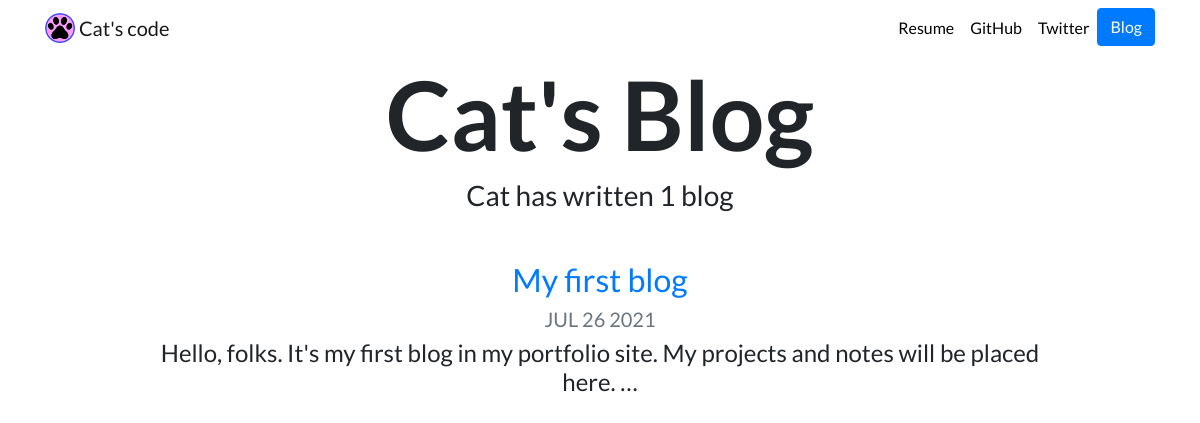
Screenshot of /blog/ with the database file from the repository.
### blog/models.py (models this page shows, shortened)
class Blog(models.Model):
	title = models.CharField(max_length=200)
	description = models.TextField()
	date = models.DateField()

### blog/views.py (the view)
# urls.py: path('', views.all_blogs, name='all_blogs'),
def all_blogs(request):
	blogs = Blog.objects.order_by('-date')
	return render(request, 'blog/all_blogs.html', {'blogs': blogs})

### blog/templates/blog/all_blogs.html
{% extends 'portfolio/base.html' %}
{% load static %}
{% block content %}
<div class="container text-center">
	<h1 id="blogtitle" class="font-weight-bold text-center">Cat's Blog</hi>
	<h3 class="text-center mb-5">Cat has written {{ blogs.count }} blog{{ blogs.count|pluralize }}</h3>
	{% for blog in blogs %}
	<div class="row justify-content-center my-3">
		<div class="col-md-10">
	<a href="{% url 'blog:detail' blog.id %}">
      <h2>{{ blog.title }}</h2>
    </a>
    <h5 class="text-muted">{{ blog.date|date:'M d Y'|upper }}</h5>
    <h4>{{ blog.description|striptags|truncatechars:100 }}</h4>
  </div>
</div>
{% endfor %}
{% endblock %}

### portfolio/static/custom.css (style rules this page uses)
body { font-family: 'Lato', sans-serif; }
#blogtitle { font-size: 6rem; }

### rows the page displays
Blog: title "My first blog", date "JUL 26 2021", description "Hello, folks. It's my first blog in my portfolio site. My projects and notes will be placed here. …"

### other values shown
{{ blogs.count }} "1"
